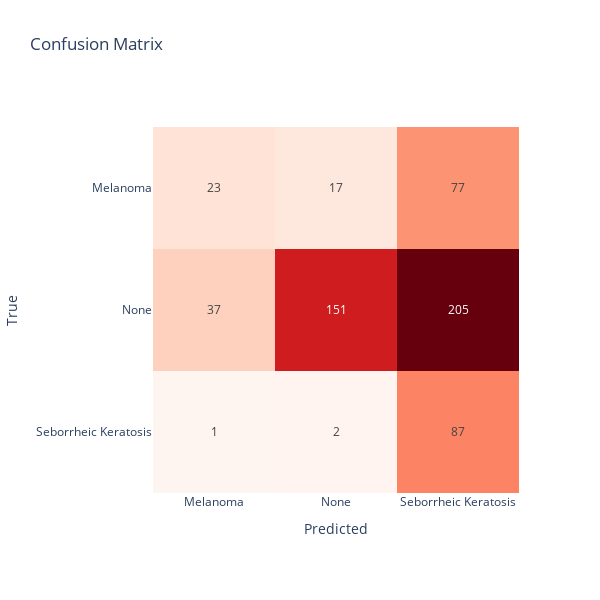

This figure's notebook cell:
### Code cell
import plotly.express as px
# plot confusion matrix
fig = px.imshow(cm, labels=dict(x="Predicted", y="True", color="Count"), x=['Melanoma', 'None', 'Seborrheic Keratosis'],
                 y=['Melanoma', 'None', 'Seborrheic Keratosis'], text_auto=True, width=600, height=600, color_continuous_scale='reds',
                   title="Confusion Matrix")
# remove colorbar
fig.update_layout(coloraxis_showscale=False)
fig.show()

### Figure 1 — Plotly figure (JSON) as saved in the notebook; plotly's stock layout.template omitted (floating-point values rounded to 4 significant figures)
{"data": [{"coloraxis": "coloraxis", "hovertemplate": "Predicted: %{x}<br>True: %{y}<br>Count: %{z}<extra></extra>", "name": "0", "texttemplate": "%{z}", "type": "heatmap", "x": ["Melanoma", "None", "Seborrheic Keratosis"], "xaxis": "x", "y": ["Melanoma", "None", "Seborrheic Keratosis"], "yaxis": "y", "z": [[23, 17, 77], [37, 151, 205], [1, 2, 87]]}], "layout": {"coloraxis": {"colorbar": {"title": {"text": "Count"}}, "colorscale": [[0, "rgb(255,245,240)"], [0.125, "rgb(254,224,210)"], [0.25, "rgb(252,187,161)"], [0.375, "rgb(252,146,114)"], [0.5, "rgb(251,106,74)"], [0.625, "rgb(239,59,44)"], [0.75, "rgb(203,24,29)"], [0.875, "rgb(165,15,21)"], [1, "rgb(103,0,13)"]], "showscale": false}, "height": 600, "title": {"text": "Confusion Matrix"}, "width": 600, "xaxis": {"anchor": "y", "constrain": "domain", "domain": [0, 1], "scaleanchor": "y", "title": {"text": "Predicted"}}, "yaxis": {"anchor": "x", "autorange": "reversed", "constrain": "domain", "domain": [0, 1], "title": {"text": "True"}}}}
